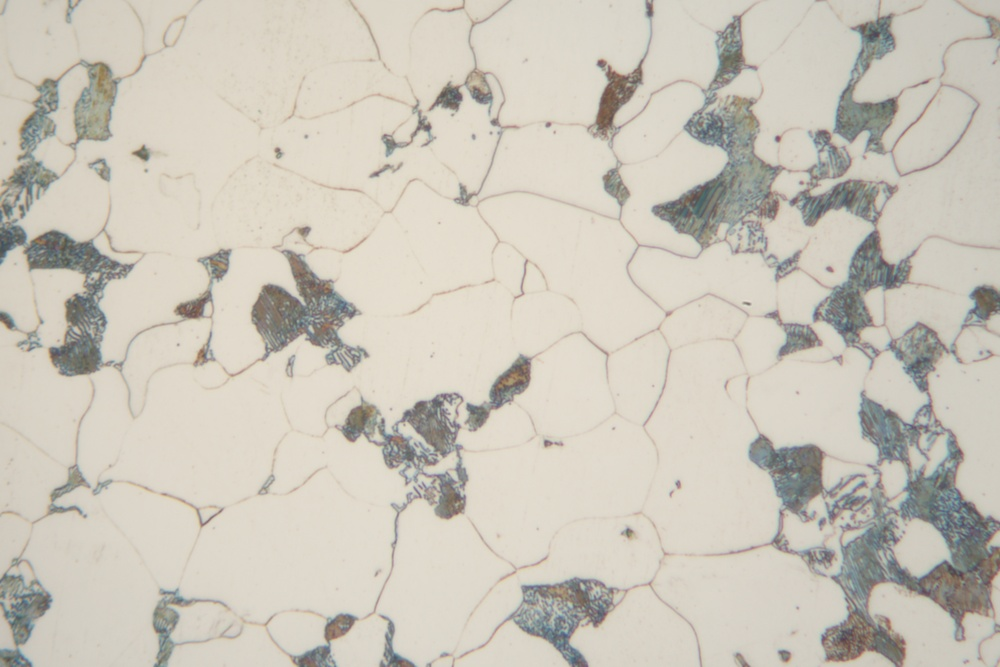
#> input picture images/0049.jpg, 1000 x 667 px, shrunk from 2736 x 1824 before the run
$ python -i main_app.py   (imports and definitions only)   (older library calls are emulated)
#> lines starting #> are read from the running program, lines starting #| are printed output that depends on the picture
#> further down, picture is the input picture: shape (667, 1000, 3); mean B, G, R 186.4, 197.7, 203.1
import streamlit as st
import cv2
import numpy as np
import pandas as pd
import base64
import json
import requests
import time
from PIL import Image
import io
# --- 核心评分标准 (必须放在函数定义之前) ---
SYSTEM_PROMPT = """你是一位极其严格的全国大学生金相技能大赛评审专家。
请严格按照以下官方标准对金相图像进行评分(总分80)：

1. 组织正确性与清晰度 (40分):
   - 33~40分: 组织正确、极其清晰，晶界锐利无虚焦。
   - 21~32分: 组织正确、比较清晰。
   - 13~20分: 组织勉强可辨别，不够清晰。
   - 5~12分: 仅能辨别部分组织，很不清晰。
   - 0~4分: 几乎看不清组织。

2. 划痕情况 (20分):
   - 18~20分: 无低倍粗大划痕，高倍细划痕极少或没有。
   - 14~17分: 无低倍粗大划痕，高倍细划痕较少(1个视场可见)。
   - 10~13分: 低倍粗大划痕1条，或高倍细划痕较多(2~3个视场可见)。
   - 6~9分: 低倍粗大划痕2条，或高倍细划痕很多(4个视场可见)。
   - 0~5分: 低倍粗大划痕3条以上且存在交叉划痕。

3. 假象 (20分):
   - 15~20分: 基本没有水迹、污点、酸蚀坑等假象。
   - 9~14分: 存在少量干扰观察的假象。
   - 0~8分: 假象较多，严重影响组织真实性判断。

请严格按 JSON 格式输出，不要包含任何 Markdown 标记（如 ```json），直接输出纯 JSON 对象：
{
  "details": {
    "structure_clarity": {"score": 0, "reason": ""},
    "scratches": {"score": 0, "reason": ""},
    "artifacts": {"score": 0, "reason": ""}
  },
  "overall_critique": "综合评价"
}"""
# --- 页面配置 ---
# [1 line not run here, left out]

# --- 核心算法 (保留你的原逻辑) ---
def preprocess_for_algorithm(image_np):
    """针对 Streamlit 传入的 numpy 数组进行预处理"""
    gray = cv2.cvtColor(image_np, cv2.COLOR_BGR2GRAY)
    clahe = cv2.createCLAHE(clipLimit=3.0, tileGridSize=(8, 8))
    enhanced = clahe.apply(gray)
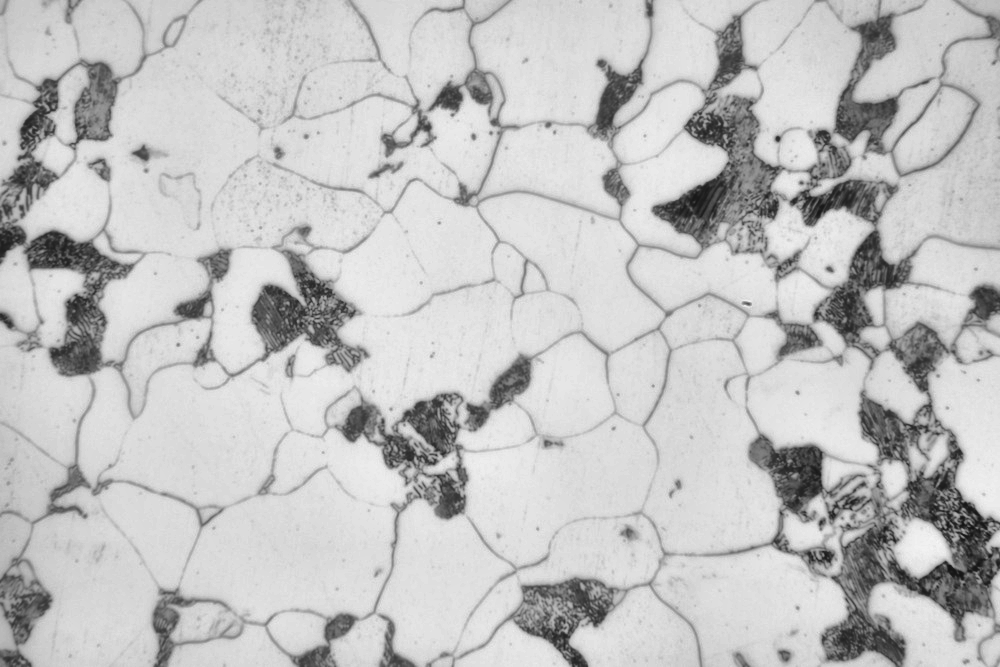
#> enhanced: shape (667, 1000); min 20, max 246, mean 193.8
    return cv2.bilateralFilter(enhanced, 5, 50, 50)

def calculate_clarity(image_matrix):
    if image_matrix is None: return 0.0
    return round(cv2.Laplacian(image_matrix, cv2.CV_64F).var(), 2)

# [58 lines left out: functions encode_image_from_bytes, extract_json_robustly, analyze_image_minimax, not called in this run]
# --- UI 界面设计 ---

# [91 lines not run here, left out]

>>> import cv2
>>> picture = cv2.imread('images/0049.jpg')
>>> result = preprocess_for_algorithm(picture)

$ run again, on images/0050.jpg
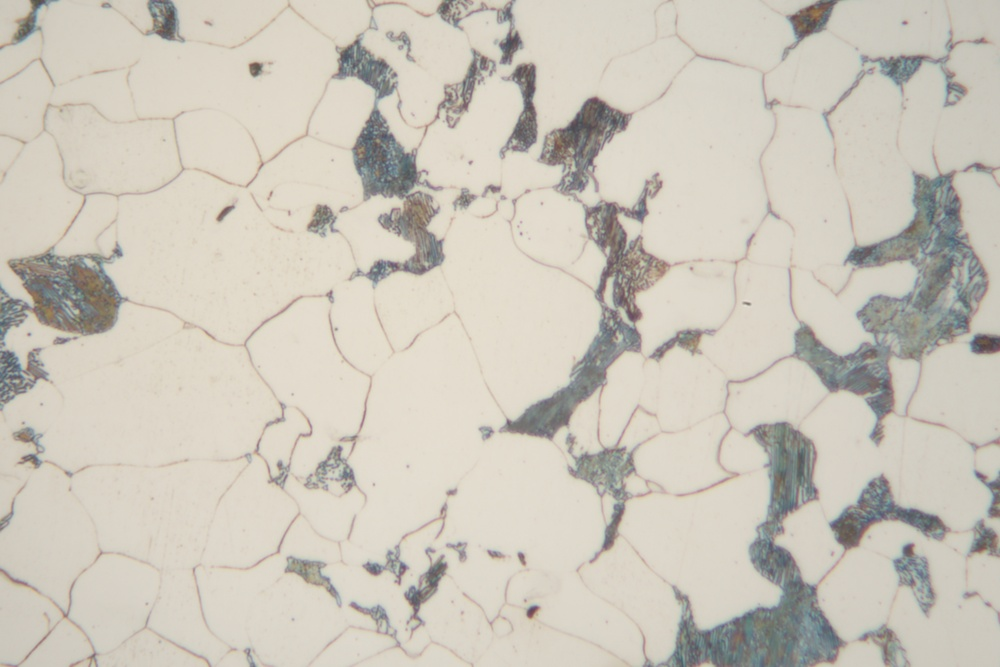
#> input picture images/0050.jpg, 1000 x 667 px, shrunk from 2736 x 1824 before the run
#> picture is the input picture: shape (667, 1000, 3); mean B, G, R 186.9, 198.2, 203.8
#> in preprocess_for_algorithm, `enhanced = clahe.apply(gray)`:
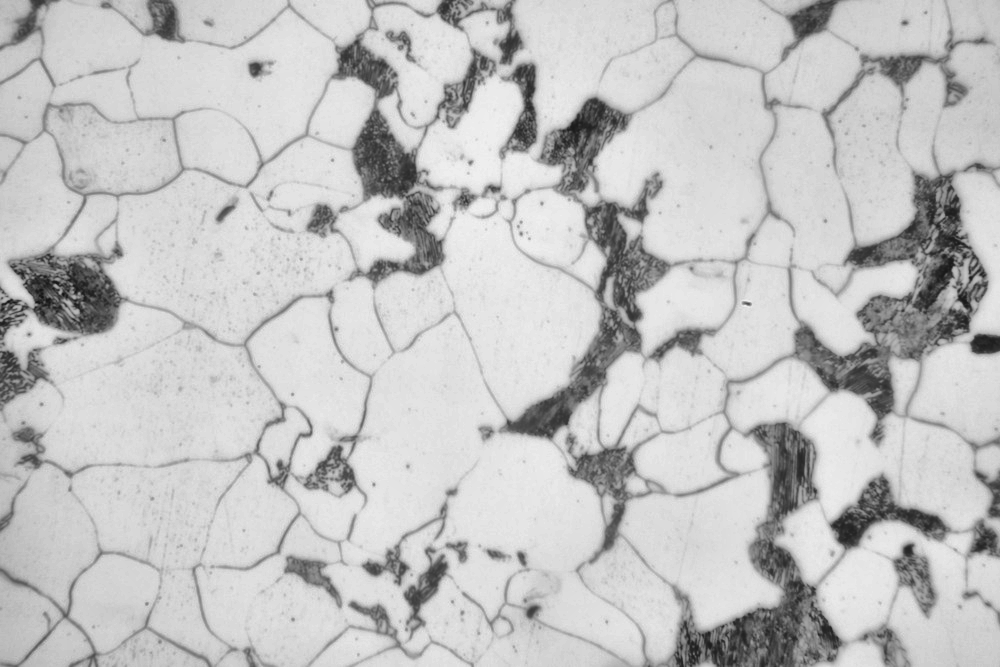
#> enhanced: shape (667, 1000); min 19, max 241, mean 194.4

$ run again, on images/0051.jpg
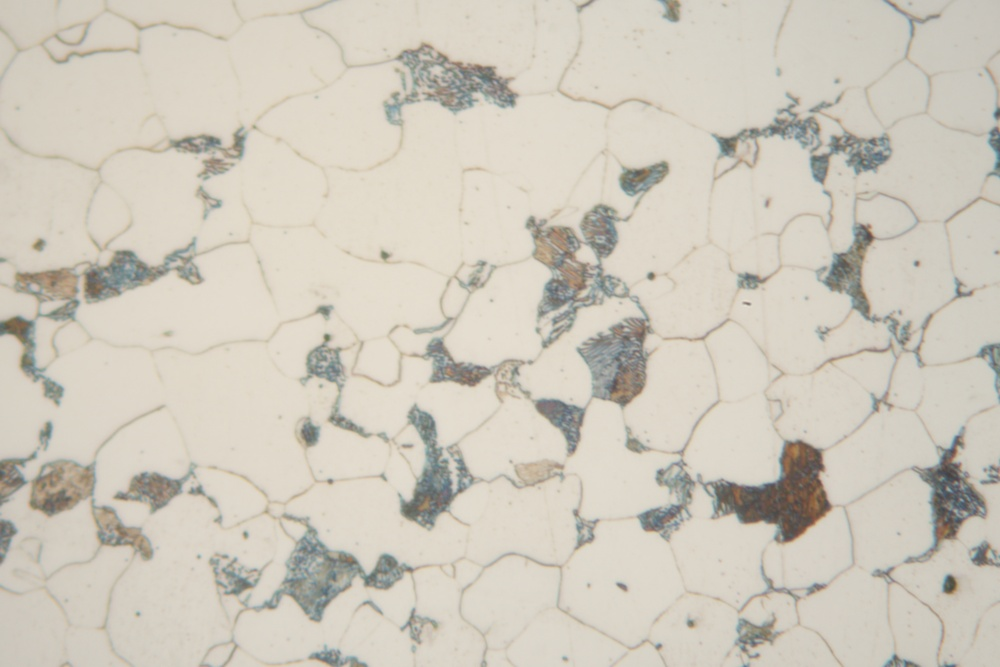
#> input picture images/0051.jpg, 1000 x 667 px, shrunk from 2736 x 1824 before the run
#> picture is the input picture: shape (667, 1000, 3); mean B, G, R 188.6, 201, 206.7
#> in preprocess_for_algorithm, `gray = cv2.cvtColor(image_np, cv2.COLOR_BGR2GRAY)`:
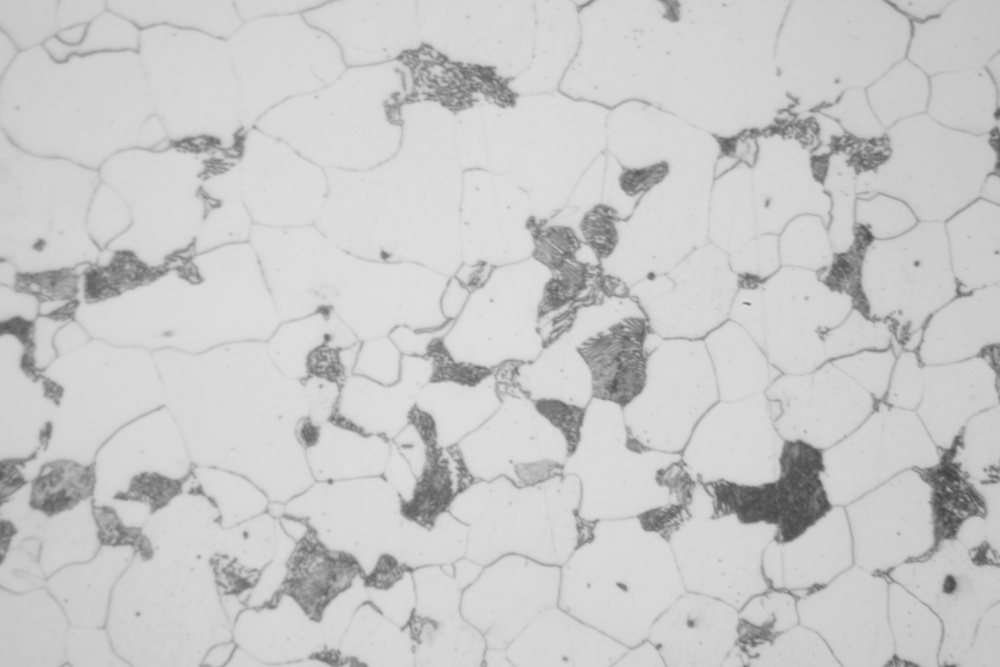
#> gray: shape (667, 1000); min 65, max 224, mean 201.2
#> in preprocess_for_algorithm, `enhanced = clahe.apply(gray)`:
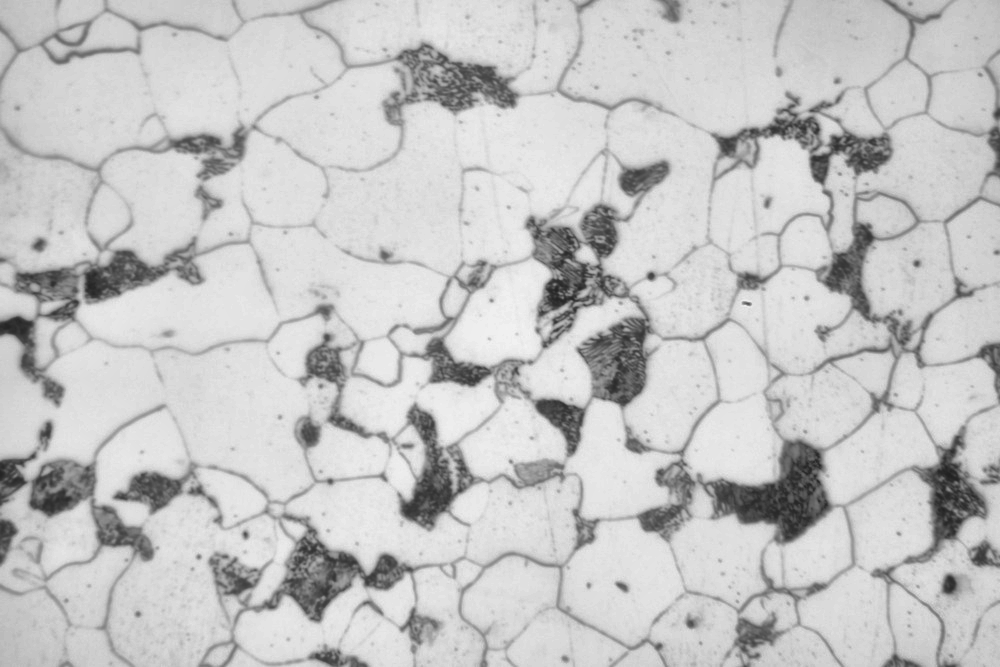
#> enhanced: shape (667, 1000); min 32, max 242, mean 196.8

$ run again, on images/0054.jpg
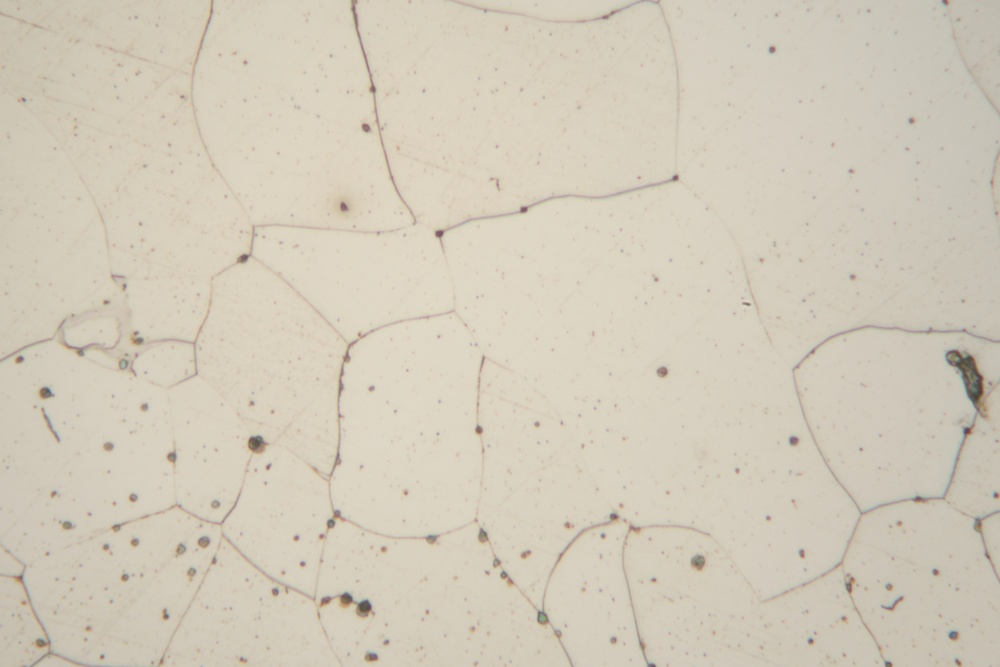
#> input picture images/0054.jpg, 1000 x 667 px, shrunk from 2736 x 1824 before the run
#> picture is the input picture: shape (667, 1000, 3); mean B, G, R 186.2, 202.7, 210.5
#> in preprocess_for_algorithm, `gray = cv2.cvtColor(image_np, cv2.COLOR_BGR2GRAY)`:
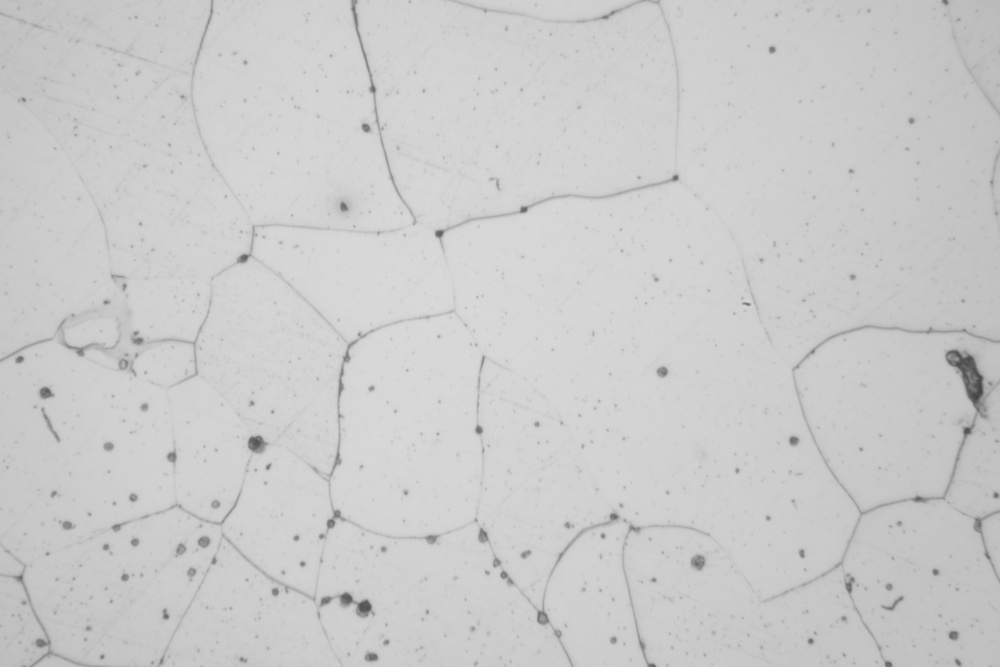
#> gray: shape (667, 1000); min 66, max 218, mean 203.1
#> in preprocess_for_algorithm, `enhanced = clahe.apply(gray)`:
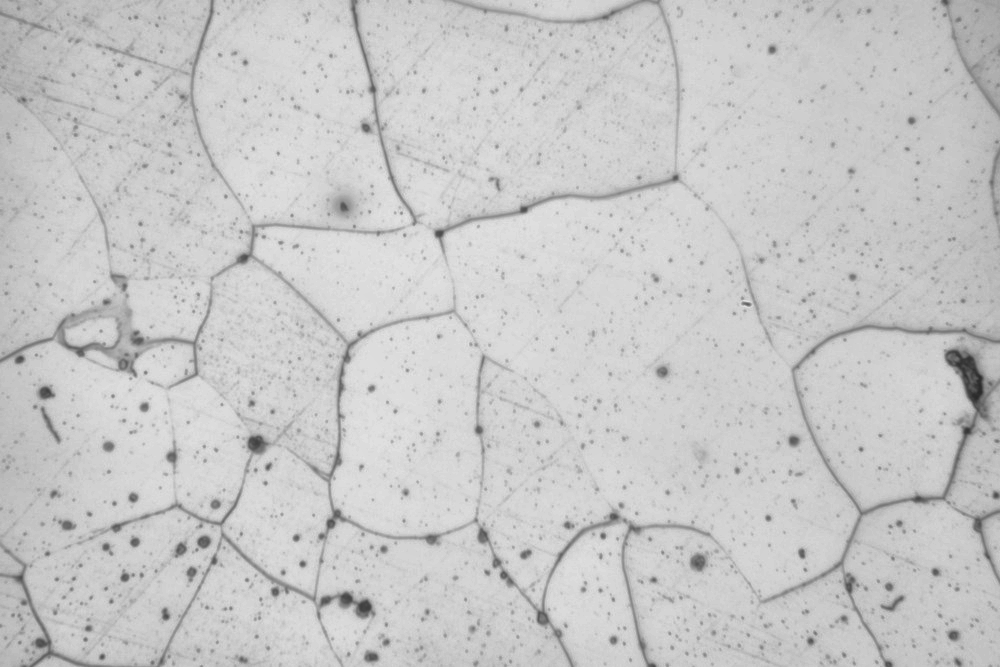
#> enhanced: shape (667, 1000); min 41, max 227, mean 199.8
